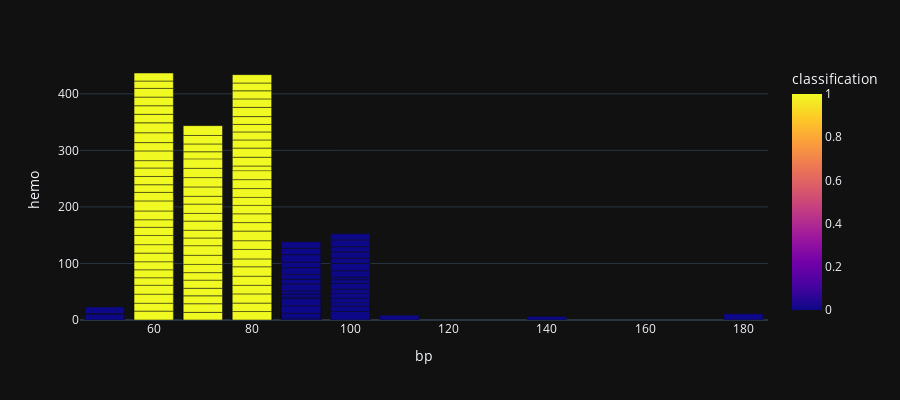

The cell this chart's notebook holds for it:
### Code cell
px.bar(kidney, x="bp", y="hemo", color='classification', barmode='group', template = 'plotly_dark', height = 400)

### Figure 1 — Plotly figure (JSON) as saved in the notebook; plotly's stock layout.template omitted (floating-point values rounded to 4 significant figures; data arrays with more than 128 entries replaced by an {"elided": "..."} marker saying what was removed)
{"data": [{"alignmentgroup": "True", "hovertemplate": "bp=%{x}<br>hemo=%{y}<br>classification=%{marker.color}<extra></extra>", "legendgroup": "", "marker": {"color": {"elided": "400 int values"}, "coloraxis": "coloraxis", "pattern": {"shape": ""}}, "name": "", "offsetgroup": "", "orientation": "v", "showlegend": false, "textposition": "auto", "type": "bar", "x": {"elided": "400 int values"}, "xaxis": "x", "y": {"elided": "400 float values"}, "yaxis": "y"}], "layout": {"barmode": "group", "coloraxis": {"colorbar": {"title": {"text": "classification"}}, "colorscale": [[0, "#0d0887"], [0.1111, "#46039f"], [0.2222, "#7201a8"], [0.3333, "#9c179e"], [0.4444, "#bd3786"], [0.5556, "#d8576b"], [0.6667, "#ed7953"], [0.7778, "#fb9f3a"], [0.8889, "#fdca26"], [1, "#f0f921"]]}, "height": 400, "legend": {"tracegroupgap": 0}, "margin": {"t": 60}, "xaxis": {"anchor": "y", "domain": [0, 1], "title": {"text": "bp"}}, "yaxis": {"anchor": "x", "domain": [0, 1], "title": {"text": "hemo"}}}}
